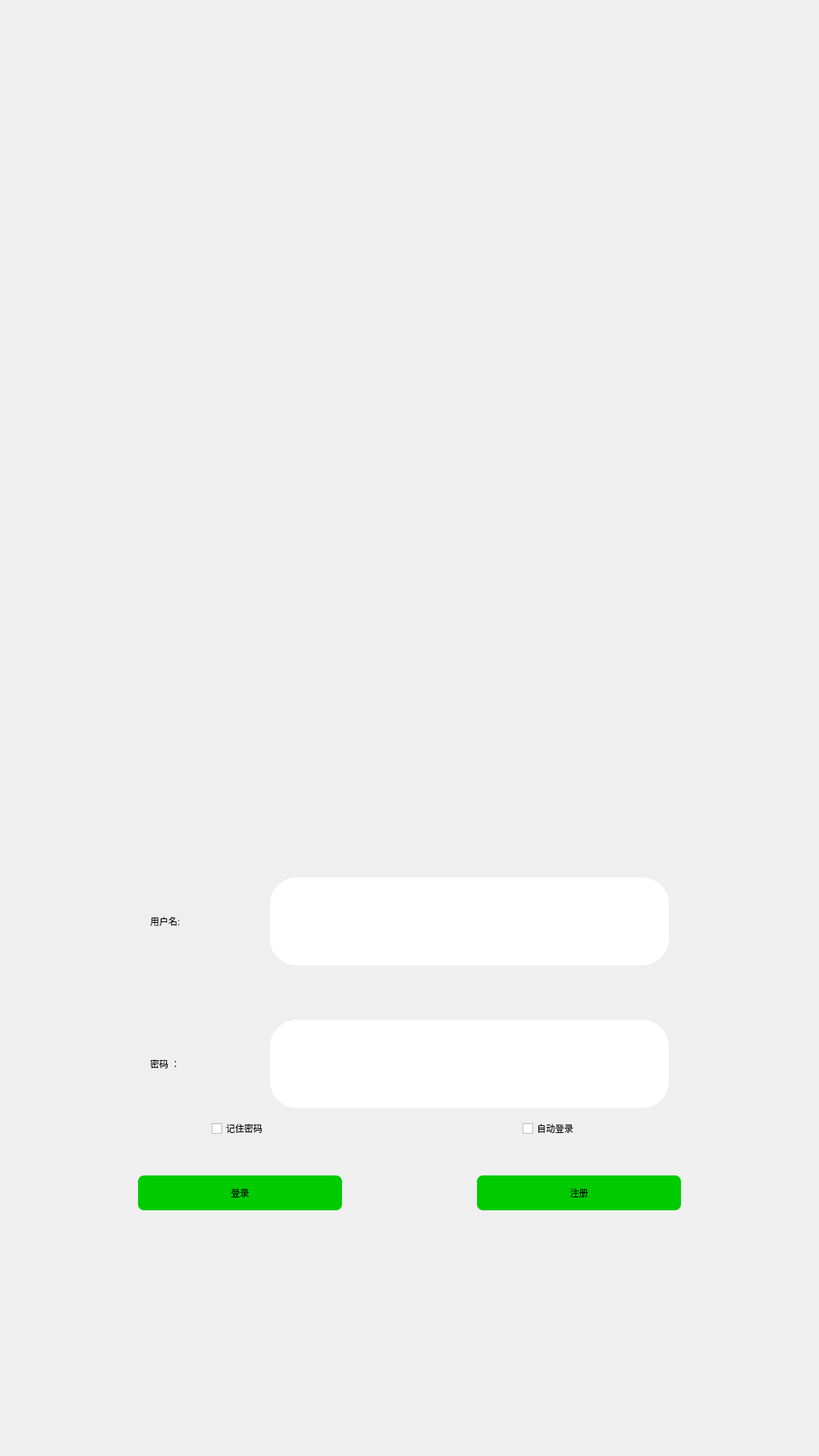
<?xml version="1.0" encoding="UTF-8"?>
<ui version="4.0">
 <class>LoginForm</class>
 <widget class="QWidget" name="LoginForm">
  <property name="geometry">
   <rect>
    <x>0</x>
    <y>0</y>
    <width>1080</width>
    <height>1920</height>
   </rect>
  </property>
  <property name="sizePolicy">
   <sizepolicy hsizetype="Expanding" vsizetype="Expanding">
    <horstretch>0</horstretch>
    <verstretch>0</verstretch>
   </sizepolicy>
  </property>
  <property name="windowTitle">
   <string>Form</string>
  </property>
  <property name="styleSheet">
   <string notr="true"/>
  </property>
  <layout class="QGridLayout" name="gridLayout">
   <property name="leftMargin">
    <number>0</number>
   </property>
   <property name="topMargin">
    <number>0</number>
   </property>
   <property name="rightMargin">
    <number>0</number>
   </property>
   <property name="bottomMargin">
    <number>0</number>
   </property>
   <property name="spacing">
    <number>0</number>
   </property>
   <item row="0" column="0">
    <widget class="QWidget" name="widget" native="true">
     <property name="sizePolicy">
      <sizepolicy hsizetype="Expanding" vsizetype="Expanding">
       <horstretch>0</horstretch>
       <verstretch>0</verstretch>
      </sizepolicy>
     </property>
     <property name="styleSheet">
      <string notr="true">#widget{
	border-image: url(:/login/image/Login.jpg);
		}
QPushButton
{
	background-color: rgb(0, 203, 0);
	border-radius: 8px;
	font-family:'Microsoft YaHei';
}
QPushButton::pressed
{
	background-color: rgb(140,255,17);
	border-radius: 5px;
	font-family:'Microsoft YaHei';
	color: rgb(255, 255, 255);
}

QPushButton::hover
{
	background-color: rgb(140,255,17);
	border-radius: 5px;
	font-family:'Microsoft YaHei';
	color: rgb(255, 255, 255);
}

QPushButton::release
{
	background-color: rgb(0, 203, 0);
	border-radius: 5px;
	font-family:'Microsoft YaHei';
	color: rgb(229, 229, 229);
}
QLineEdit
{
	font-family:'Microsoft YaHei';
	background-color:rgb(255,255,255);
	border-radius: 35px;
	font-family:'Microsoft YaHei';
	color: rgb(0, 0, 0);
}
QGroupBox
{
	border-color:rgb(255,255,255);
	color:rgb(255,255,255);
}

QLabel
{
	font-family:'Microsoft YaHei';
	color:rgb(0,0,0);
}
QCheckBox
{
	color:rgb(0,0,0);
	font-family:'Microsoft YaHei';
	/*background-color:rgb(255,255,255);*/
}

</string>
     </property>
     <layout class="QGridLayout" name="gridLayout_6" rowstretch="20,2,1,2,1,2,5" columnstretch="3,29,1,2">
      <property name="leftMargin">
       <number>0</number>
      </property>
      <property name="topMargin">
       <number>0</number>
      </property>
      <property name="rightMargin">
       <number>0</number>
      </property>
      <property name="bottomMargin">
       <number>0</number>
      </property>
      <property name="horizontalSpacing">
       <number>0</number>
      </property>
      <property name="verticalSpacing">
       <number>15</number>
      </property>
      <item row="0" column="1">
       <spacer name="verticalSpacer">
        <property name="orientation">
         <enum>Qt::Vertical</enum>
        </property>
        <property name="sizeHint" stdset="0">
         <size>
          <width>20</width>
          <height>40</height>
         </size>
        </property>
       </spacer>
      </item>
      <item row="1" column="0">
       <spacer name="horizontalSpacer">
        <property name="orientation">
         <enum>Qt::Horizontal</enum>
        </property>
        <property name="sizeHint" stdset="0">
         <size>
          <width>40</width>
          <height>20</height>
         </size>
        </property>
       </spacer>
      </item>
      <item row="1" column="1">
       <layout class="QGridLayout" name="gridLayout_2" columnstretch="2,2,1,10,2">
        <property name="spacing">
         <number>0</number>
        </property>
        <item row="0" column="3">
         <widget class="QLineEdit" name="UserNamel_ineEdit">
          <property name="sizePolicy">
           <sizepolicy hsizetype="Expanding" vsizetype="Expanding">
            <horstretch>0</horstretch>
            <verstretch>0</verstretch>
           </sizepolicy>
          </property>
         </widget>
        </item>
        <item row="0" column="0">
         <spacer name="horizontalSpacer_4">
          <property name="orientation">
           <enum>Qt::Horizontal</enum>
          </property>
          <property name="sizeHint" stdset="0">
           <size>
            <width>40</width>
            <height>20</height>
           </size>
          </property>
         </spacer>
        </item>
        <item row="0" column="2">
         <spacer name="horizontalSpacer_3">
          <property name="orientation">
           <enum>Qt::Horizontal</enum>
          </property>
          <property name="sizeHint" stdset="0">
           <size>
            <width>40</width>
            <height>20</height>
           </size>
          </property>
         </spacer>
        </item>
        <item row="0" column="1">
         <widget class="QLabel" name="label">
          <property name="sizePolicy">
           <sizepolicy hsizetype="Expanding" vsizetype="Expanding">
            <horstretch>0</horstretch>
            <verstretch>0</verstretch>
           </sizepolicy>
          </property>
          <property name="text">
           <string>用户名:</string>
          </property>
         </widget>
        </item>
        <item row="0" column="4">
         <spacer name="horizontalSpacer_5">
          <property name="orientation">
           <enum>Qt::Horizontal</enum>
          </property>
          <property name="sizeHint" stdset="0">
           <size>
            <width>40</width>
            <height>20</height>
           </size>
          </property>
         </spacer>
        </item>
       </layout>
      </item>
      <item row="1" column="3">
       <spacer name="horizontalSpacer_2">
        <property name="orientation">
         <enum>Qt::Horizontal</enum>
        </property>
        <property name="sizeHint" stdset="0">
         <size>
          <width>40</width>
          <height>20</height>
         </size>
        </property>
       </spacer>
      </item>
      <item row="2" column="1">
       <spacer name="verticalSpacer_3">
        <property name="orientation">
         <enum>Qt::Vertical</enum>
        </property>
        <property name="sizeHint" stdset="0">
         <size>
          <width>20</width>
          <height>40</height>
         </size>
        </property>
       </spacer>
      </item>
      <item row="3" column="1">
       <layout class="QGridLayout" name="gridLayout_5" columnstretch="2,2,1,10,2">
        <item row="0" column="0">
         <spacer name="horizontalSpacer_6">
          <property name="orientation">
           <enum>Qt::Horizontal</enum>
          </property>
          <property name="sizeHint" stdset="0">
           <size>
            <width>40</width>
            <height>20</height>
           </size>
          </property>
         </spacer>
        </item>
        <item row="0" column="1">
         <widget class="QLabel" name="label_2">
          <property name="sizePolicy">
           <sizepolicy hsizetype="Expanding" vsizetype="Expanding">
            <horstretch>0</horstretch>
            <verstretch>0</verstretch>
           </sizepolicy>
          </property>
          <property name="text">
           <string>密码 ：</string>
          </property>
         </widget>
        </item>
        <item row="0" column="2">
         <spacer name="horizontalSpacer_7">
          <property name="orientation">
           <enum>Qt::Horizontal</enum>
          </property>
          <property name="sizeHint" stdset="0">
           <size>
            <width>40</width>
            <height>20</height>
           </size>
          </property>
         </spacer>
        </item>
        <item row="0" column="3">
         <widget class="QLineEdit" name="UserPassword_lineEdit">
          <property name="sizePolicy">
           <sizepolicy hsizetype="Expanding" vsizetype="Expanding">
            <horstretch>0</horstretch>
            <verstretch>0</verstretch>
           </sizepolicy>
          </property>
          <property name="echoMode">
           <enum>QLineEdit::Password</enum>
          </property>
         </widget>
        </item>
        <item row="0" column="4">
         <spacer name="horizontalSpacer_8">
          <property name="orientation">
           <enum>Qt::Horizontal</enum>
          </property>
          <property name="sizeHint" stdset="0">
           <size>
            <width>40</width>
            <height>20</height>
           </size>
          </property>
         </spacer>
        </item>
       </layout>
      </item>
      <item row="4" column="1">
       <layout class="QGridLayout" name="gridLayout_3" columnstretch="5,3,8,3,5">
        <property name="spacing">
         <number>0</number>
        </property>
        <item row="0" column="2">
         <spacer name="horizontalSpacer_12">
          <property name="orientation">
           <enum>Qt::Horizontal</enum>
          </property>
          <property name="sizeHint" stdset="0">
           <size>
            <width>40</width>
            <height>20</height>
           </size>
          </property>
         </spacer>
        </item>
        <item row="0" column="1">
         <widget class="QCheckBox" name="checkBox_Remmber_Password">
          <property name="text">
           <string>记住密码</string>
          </property>
         </widget>
        </item>
        <item row="0" column="3">
         <widget class="QCheckBox" name="checkBox_AutoLogin">
          <property name="text">
           <string>自动登录</string>
          </property>
         </widget>
        </item>
        <item row="0" column="0">
         <spacer name="horizontalSpacer_13">
          <property name="orientation">
           <enum>Qt::Horizontal</enum>
          </property>
          <property name="sizeHint" stdset="0">
           <size>
            <width>40</width>
            <height>20</height>
           </size>
          </property>
         </spacer>
        </item>
        <item row="0" column="4">
         <spacer name="horizontalSpacer_14">
          <property name="orientation">
           <enum>Qt::Horizontal</enum>
          </property>
          <property name="sizeHint" stdset="0">
           <size>
            <width>40</width>
            <height>20</height>
           </size>
          </property>
         </spacer>
        </item>
       </layout>
      </item>
      <item row="5" column="1">
       <layout class="QGridLayout" name="gridLayout_4" rowstretch="3,4,3" columnstretch="1,3,2,3,1">
        <property name="spacing">
         <number>0</number>
        </property>
        <item row="1" column="4">
         <spacer name="horizontalSpacer_11">
          <property name="orientation">
           <enum>Qt::Horizontal</enum>
          </property>
          <property name="sizeHint" stdset="0">
           <size>
            <width>40</width>
            <height>20</height>
           </size>
          </property>
         </spacer>
        </item>
        <item row="1" column="3">
         <widget class="QPushButton" name="pushButton_Register">
          <property name="sizePolicy">
           <sizepolicy hsizetype="Minimum" vsizetype="Expanding">
            <horstretch>0</horstretch>
            <verstretch>0</verstretch>
           </sizepolicy>
          </property>
          <property name="text">
           <string>注册</string>
          </property>
         </widget>
        </item>
        <item row="1" column="0">
         <spacer name="horizontalSpacer_10">
          <property name="orientation">
           <enum>Qt::Horizontal</enum>
          </property>
          <property name="sizeHint" stdset="0">
           <size>
            <width>40</width>
            <height>20</height>
           </size>
          </property>
         </spacer>
        </item>
        <item row="1" column="1">
         <widget class="QPushButton" name="Pushbutton_Login">
          <property name="sizePolicy">
           <sizepolicy hsizetype="Minimum" vsizetype="Expanding">
            <horstretch>0</horstretch>
            <verstretch>0</verstretch>
           </sizepolicy>
          </property>
          <property name="text">
           <string>登录</string>
          </property>
         </widget>
        </item>
        <item row="0" column="1">
         <spacer name="verticalSpacer_5">
          <property name="orientation">
           <enum>Qt::Vertical</enum>
          </property>
          <property name="sizeHint" stdset="0">
           <size>
            <width>20</width>
            <height>40</height>
           </size>
          </property>
         </spacer>
        </item>
        <item row="1" column="2">
         <spacer name="horizontalSpacer_9">
          <property name="orientation">
           <enum>Qt::Horizontal</enum>
          </property>
          <property name="sizeHint" stdset="0">
           <size>
            <width>40</width>
            <height>20</height>
           </size>
          </property>
         </spacer>
        </item>
        <item row="2" column="1">
         <spacer name="verticalSpacer_6">
          <property name="orientation">
           <enum>Qt::Vertical</enum>
          </property>
          <property name="sizeHint" stdset="0">
           <size>
            <width>20</width>
            <height>40</height>
           </size>
          </property>
         </spacer>
        </item>
       </layout>
      </item>
      <item row="6" column="1">
       <spacer name="verticalSpacer_2">
        <property name="orientation">
         <enum>Qt::Vertical</enum>
        </property>
        <property name="sizeHint" stdset="0">
         <size>
          <width>20</width>
          <height>40</height>
         </size>
        </property>
       </spacer>
      </item>
     </layout>
    </widget>
   </item>
  </layout>
 </widget>
 <resources/>
 <connections/>
</ui>
